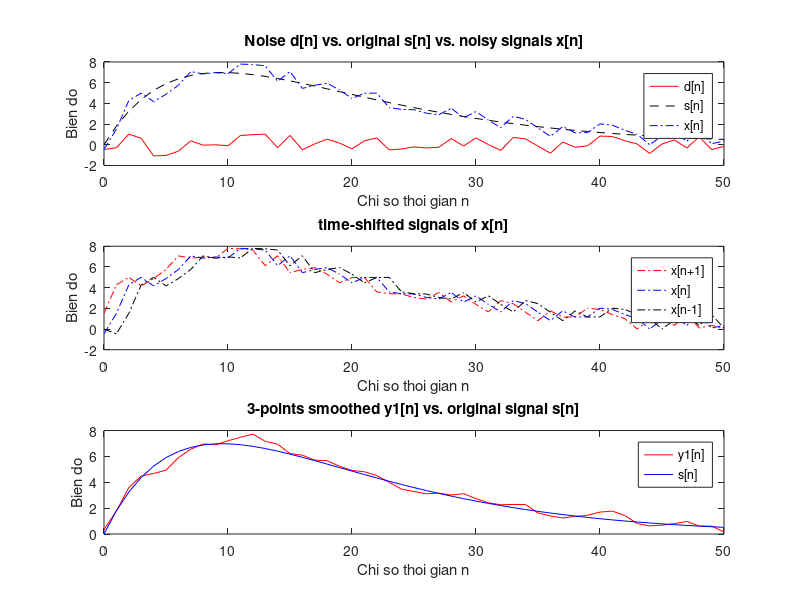
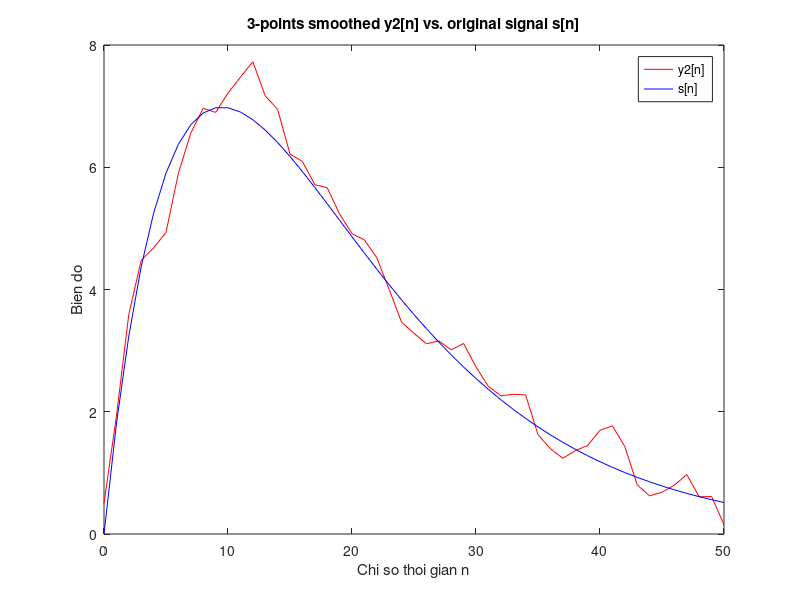
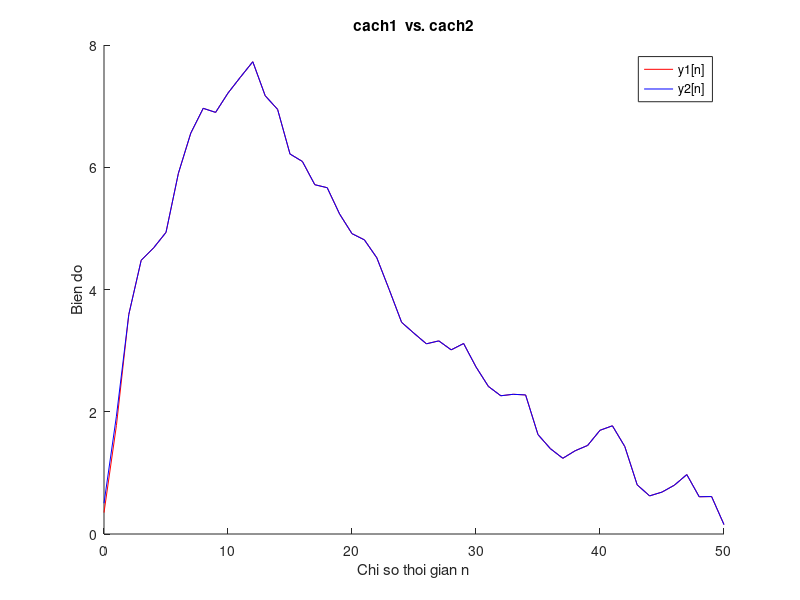
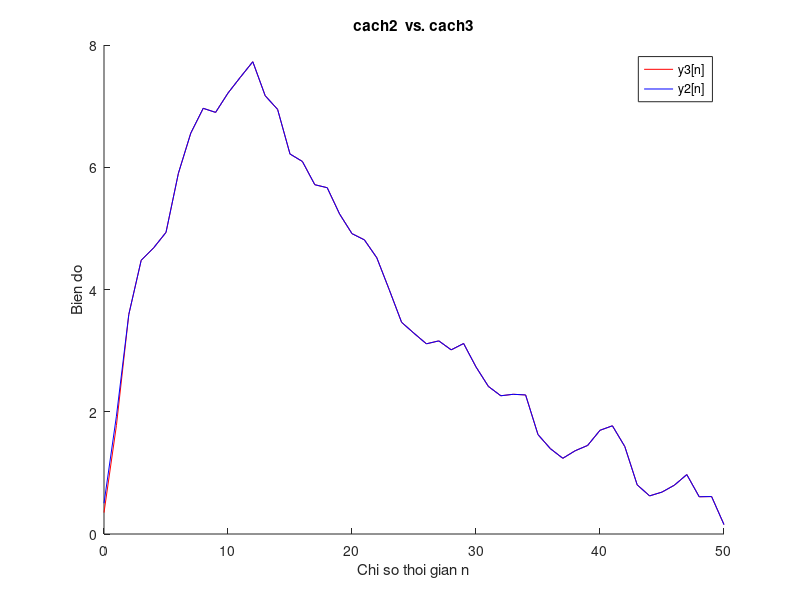

Write MATLAB code to recreate these figures, in order.
% chuong trinh lam tron 1 tin hieu de khu nhieu (denoise)
% dung bo loc trung binh truot 3 diem (3-points moving-averaging filter)
% co PTSP: y[n] = 1/3*(x[n-1]+x[n]+x[n+1]) (he ko nhan qua) 
%-> h[n]=1/3*(delta[n-1]+delta[n]+delta[n+1]) = [1/3, 1/3, 1/3] (n=-1,0,1)
%
% problem statement: co tin hieu bi lan voi nhieu x[n], di khoi phuc lai
% tin hieu goc s[n] (an trong x[n])
% ky vong KQ: y[n] cang giong s[n] cang tot

% sinh tin hieu bi lan voi nhieu cong (additive noise)
clear all;
clf;                            % clear figures
A = 0.5;                    % cong suat nhieu ti le voi sqr(A)  
L = 51;                         % do dai tin hieu
n = 0:L-1;                      % bien thoi gian roi rac
d = A*randn(1,L);             % sinh tin hieu Gaussian white noise d[n] (A=std cua tin hieu nhieu)
s = 2*n.*(0.9.^n);              % sinh tin hieu goc s[n] = 2n(0.9)^n
x = s + d;                      % tin hieu co nhieu x[n]=s[n]+d[n]

figure(1)                    
hold on
subplot(3,1,1)                 
plot(n,d,'r-',n,s,'k--',n,x,'b-.'); % ve do thi d[n],s[n],x[n]
xlabel('Chi so thoi gian n');
ylabel('Bien do');
legend('d[n]','s[n]','x[n]');
title('Noise d[n] vs. original s[n] vs. noisy signals x[n]');

% cach 1: cai dat he thong bang cach dich thoi gian va tinh
% TBC cua 3 tin hieu
x1 = [x(2:L), 0];        % x1[n] = x[n+1]
x2 = [x];                  % x2[n] = x[n]
x3 = [0, x(1:L-1)];    % x3[n] = x[n-1]

subplot(3,1,2)
% ve do thi x[n-1],x[n],x[n+1]
plot(n,x1,'r-.',n,x2,'b-.',n,x3,'k-.');
xlabel('Chi so thoi gian n');
ylabel('Bien do');
legend('x[n+1]','x[n]','x[n-1]');
title('time-shifted signals of x[n]');

y1 = 1/3*(x1+x2+x3);     % lenh cai dat he thong
subplot(3,1,3)
% ve do thi y1[n] vs. s[n]
plot(n,y1(1:L),'r-',n,s(1:L),'b-');
xlabel('Chi so thoi gian n');
ylabel('Bien do');
legend('y1[n]','s[n]');
title('3-points smoothed y1[n] vs. original signal s[n]');

% cach 2: cai dat he thong bang cach dung ham tinh tong chap conv()
% he lay TB truot KHONG nhan qua = ghep noi tiep he som 1 don vi co h1[n]=delta(n+1) 
% voi he lay TB truot nhan qua co PTSP yNQ[n] = 1/3*(x[n]+x[n+1]+x[n+2])
hNQ = 1/3 * ones(1,3);    % hNQ[n] = [1/3, 1/3, 1/3] (Matlab hieu la n=0,1,2)
y2 = conv(x1, hNQ);         % y2[n] = x[n] * h[n] = x[n] * (h1[n] * hNQ[n]) = (x[n]*h1[n]) * hNQ[n] = x[n+1] * hNQ[n] 
% ve do thi y2[n] vs. s[n]
figure(2)
plot(n,y2(1:L),'r-',n,s(1:L),'b-');
xlabel('Chi so thoi gian n');
ylabel('Bien do');
legend('y2[n]','s[n]');
title('3-points smoothed y2[n] vs. original signal s[n]');

% ve do thi xep chong y1[n] va y2[n] de test ket qua
figure(3)
hold on
plot(n,y1,'r-',n,y2(1:L),'b-');
xlabel('Chi so thoi gian n');
ylabel('Bien do');
legend('y1[n]','y2[n]');
title('cach1  vs. cach2');

% cach 3: dung vong lap (hieu n la mot chi so mau nao do)
% PUT YOUR CODE HERE
y3 = zeros(1, L);
for i = 1:L
    t1 = 0; t2 = x(i); t3 = 0;
    if(i ~= 1)
        t1 = x(i - 1);
    end
    if(i ~= L)
        t3 = x(i + 1);
    end
    y3(i) = 1/3*(t1 + t2 + t3);
end
figure(4)
hold on
plot(n,y3,'r-',n,y2(1:L),'b-');
xlabel('Chi so thoi gian n');
ylabel('Bien do');
legend('y3[n]','y2[n]');
title('cach2  vs. cach3');


